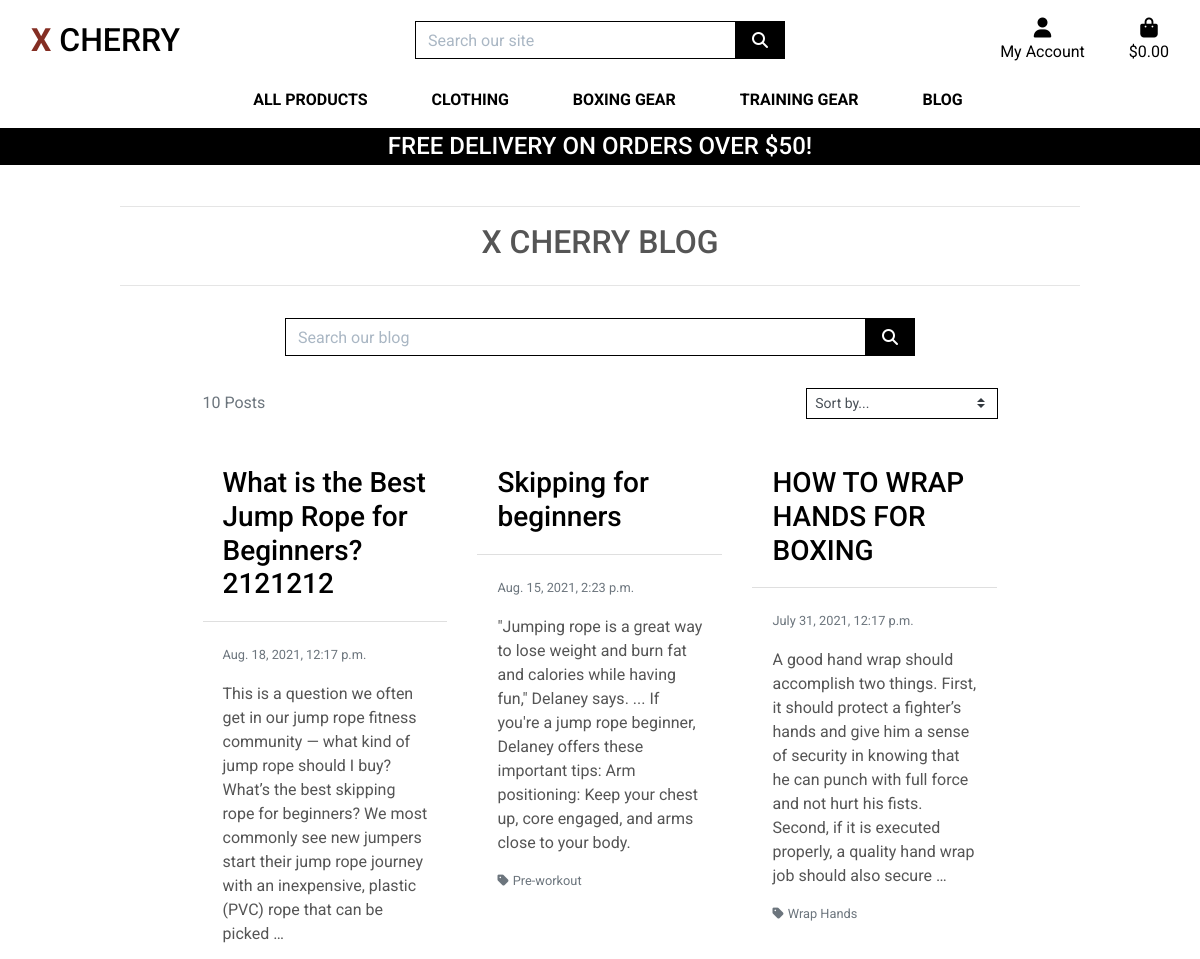
The page /blog/ (upper part) on the database as committed earlier.
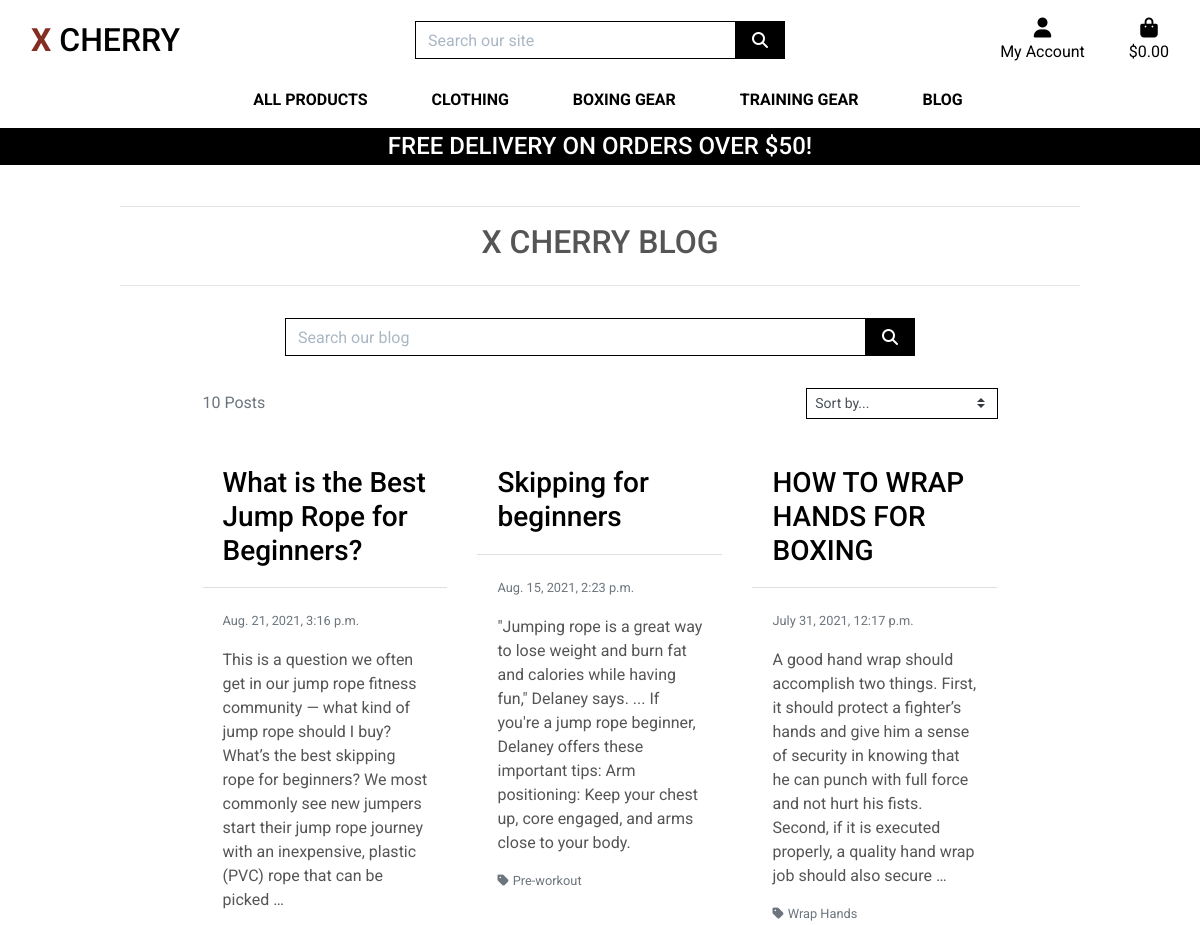
The same page on the database as committed later.
### blog/models.py (models this page shows, shortened)
class Post(models.Model):
    category = models.ForeignKey('Category', null=True, blank=False, on_delete=models.SET_NULL)
    title = models.CharField(max_length=254, null=True, blank=False)
    content = models.TextField()
    date = models.DateTimeField(auto_now=True)
    created_by = models.CharField(max_length=25, null=True, blank=False)
    class Meta:
        ordering = ['-date']

### blog/views.py (the view, shortened to what this page needs)
# urls.py: path('', views.posts, name='posts'),
def posts(request):
    posts = Post.objects.all()
    query = None
    categories = None
    sort = None
    direction = None
    current_sorting = f'{sort}_{direction}'
    context = {
        'posts': posts,
        'search_term': query,
        'current_categories': categories,
        'current_sorting': current_sorting,
        'page_title': 'Blog',
    }
    return render(request, "blog/blogs.html", context)

### bag/contexts.py (called while the page is built, shortened)
def bag_contents(request):
    bag_items = []
    total = 0
    product_count = 0
    bag = request.session.get('bag', {})
    if total < settings.FREE_DELIVERY_THRESHOLD:
        delivery = total * Decimal(settings.STANDARD_DELIVERY_PERCENTAGE/100)
        free_delivery_delta = settings.FREE_DELIVERY_THRESHOLD - total
    else:
        delivery = 0
        free_delivery_delta = 0
    grand_total = delivery + total
    context = {
        'bag_items': bag_items,
        'total': total,
        'product_count': product_count,
        'delivery': delivery,
        'free_delivery_delta': free_delivery_delta,
        'free_delivery_threshold': settings.FREE_DELIVERY_THRESHOLD,
        'grand_total': grand_total,
    }
    return context

### blog/templates/blog/blogs.html (shortened to what this page needs)
{% extends "base.html" %}
{% load static %}
{% block content %}
<div class="container blog-container mb-2">
    <div class="row">
        <div class="col text-center">
            <hr>
            <h2 class="logo-font mb-4">X Cherry Blog</h2>
            <hr>
        </div>
    </div>
    <div class="row mt-3">
        <div class="col-8 my-auto py-1 py-lg-0 offset-2 search-panel">
            <form method="GET" action="{% url 'posts' %}">
                <div class="input-group w-100">
                    <input class="form-control border border-black rounded-0" type="text" name="q"
                        placeholder="Search our blog">
                    <div class="input-group-append">
                        <button class="form-control btn btn-black border border-black rounded-0" type="submit">
                            <span class="icon">
                                <i class="fas fa-search"></i>
                            </span>
                        </button>
                    </div>
                </div>
            </form>
        </div>
    </div>
    <div class="row">
        <div class="post-container col-10 offset-1">
            <div class="row mt-1 mb-2">
                <div class="col-12 col-md-6 my-auto order-md-last d-flex justify-content-center justify-content-md-end">
                    <div class="sort-select-wrapper w-50">
                        <select id="sort-selector" class="custom-select custom-select-sm rounded-0 border border-{% if current_sorting != 'None_None' %}info{% else %}black{% endif %}">
                            <option value="reset" {% if current_sorting == 'None_None' %}selected{% endif %}>Sort by...</option>
                        </select>
                    </div>
                </div>
                <div class="col-12 col-md-6">
                    <p class="text-muted mt-3 text-center text-md-left order-md-first">
                        {{ posts|length }} Posts{% if search_term %} found for <strong>"{{ search_term }}"</strong>{% endif %}
                    </p>
                </div>
            </div>
            <div class="row">
                {% for post in posts %}
                    <div class="col-12 col-lg-6 col-xl-4">
                        <div class="card h-100 border-0">
                            <div class="card-header bg-white"><h3 class="text-black">{{ post.title }}</h3></div>
                            <div class="card-body text-left">
                                <p><small class="text-muted">{{ post.date }}</small></p>
                                <p class="card-text">{{ post.content|truncatewords:50 }}</p>
                                {% if post.category %}
                                    <p class="small mt-1 mb-0">
                                        <a href="{% url 'posts' %}?category={{ post.category.name }}" class="text-muted">
                                            <i class="fas fa-tag mr-1"></i>{{ post.category.friendly_name }}
                                        </a>
                                    </p>
                                {% endif %}
                            </div>
                        </div>
                    </div>
                {% endfor %}
            </div>
        </div>
    </div>
</div>
{% endblock %}

Rows that differ between the two databases and show on the page:
changed Post: title "What is the Best Jump Rope for Beginners?2121212" → "What is the Best Jump Rope for Beginners?"; date "Aug. 18, 2021, 12:17 p.m." → "Aug. 21, 2021, 3:16 p.m."
